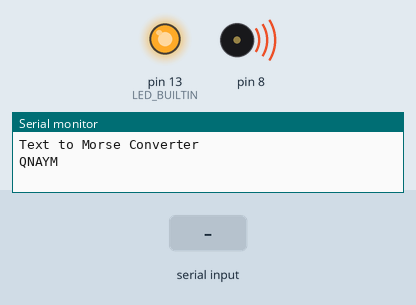
The sketch below on a simulated Arduino Uno, built with avr-gcc and run on an emulated ATmega328P. On the bench: output pins drawn as LEDs (lit = HIGH), buzzer (waves = sounding), the last lines printed to the serial monitor. Inputs (shaded band) come from the test bench. Random numbers use the default seed unless the sketch sets one.

Above: at 1.2 s.
1.3 s: "1\n" received over Serial
At 5.3 s:
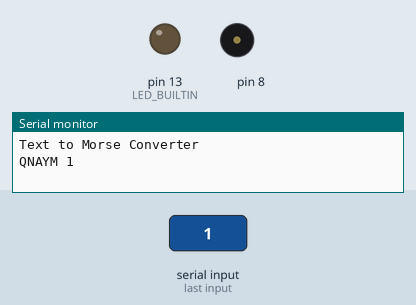
Timing chart, 0 to 10.3 s (numbered marks = the images above; inputs shaded):
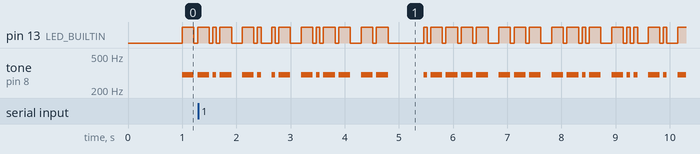

The sketch:

MORSELIZER.ino
```cpp
// (licence header left out)
#include <Arduino.h>
#define NoC 52

/*   Tune the operating mode, audio, speed and melody of the Morselizer through these params:  */

/* When in 'Training Mode', it generates random letters; else it morselizes what it gets from Serial()*/
boolean	trainingMode = true;

/* You can hear it on Port 8. Don't connect the headphone, piezo or speaker directly to Port_8 .
Put an RC series group ( 1Kohm and 470nF) in series with the headphone (in order to limit the
current through that I/O to 5mA); or else you'll burn the IC.
I advise AGAINST using THIS internal TONE generator because it's also based on interrupts which
are consuming processor time for nothing important; You better build/use an external tone generator
with two transistors, commanded by Port 13 (the LED_BUILTIN) and disable this built-in tone. */
boolean toneOn = true;

/* The "width" of the Dot; between 1 and 65535. Transmit speed is INVERSELY proportional with tDot */
unsigned long tDot = 1023;

/* Some HAM opperators prefer the 3.5 ratio to the official 3.0 one; It changes the melody sound */
float dotsPerLine = 3.3;

/* Some HAM opperators even prefer a shorter/longer pause between symbols */
float dotsPerSymbolsSeparator = 1.0;

/*   the End of the params meant for user-tuning   */

unsigned long tLine;
unsigned long tSymbolsSeparator;
unsigned long tCharsSeparator;
unsigned long tWordsSeparator;
volatile boolean isIdling = true;


typedef struct cqs {
	volatile byte         first;
	volatile byte         last;
	volatile unsigned int itemsInside; // max is 0x0100 therefore it needs two bytes
	volatile char         data[256];
} strctq;

strctq   TxQueue; // reserve space for our 256 Bytes Un-locked Circular Buffer

void initRingBuff(strctq *q) { // buffer's initializer
	q->itemsInside =  0;
	q->first       =  0;
	q->last        =  0;
}

void push(strctq *q, char item) { // this will put one char in the buffer
	unsigned char oldSREG;          // even if it's already "full" (un-locked)
	oldSREG = SREG; // prevent pull() to interrupt while in the middle of
	noInterrupts(); // of this push() or else it'll use obsolete indexes.
	if (q->itemsInside == 0x0100) {// there's no way to expand beyond 256
		q->first++;                 // if it's full, sacrifice the oldest item
		q->itemsInside-- ;
	}
	q->data[q->last] = item;    // and push this new one.
	q->itemsInside++ ;
	q->last++; // the tail index is self-closing in a circle (0xff++ leads to 0)
	SREG = oldSREG; // Restore interrupts (the global interrupt flag)
}

boolean pull(strctq *q, char *item) { // this will remove the oldest char/item
	if(q->itemsInside == 0) {           // from the buffer (if any..)
		*item = 0;
		return false; // is empty
	}
	*item = q->data[q->first];
	q->first++; // the head index is also self-closing in a circle
	q->itemsInside-- ;
	return true;
}

// initialize the mMap array of structures with the morse encoding
static const struct {
	const char keyChar;
	const byte mSequence;
} mMap[NoC] = {
	{'E',2},{'T',3},{'I',4},{'A',5},{'N',6},{'M',7},{'S',8},{'U',9},
	{'R',10},{'W',11},{'D',12},{'K',13},{'G',14},{'O',15},{'H',16},
	{'V',17},{'F',18},{'L',20},{'P',22},{'J',23},{'B',24},{'X',25},
	{'C',26},{'Y',27},{'Z',28},{'Q',29},{'5',32},{'4',33},{'3',35},
	{'2',39},{'&',40},{'+',42},{'1',47},{'6',48},{'=',49},{'/',50},
	{'(',54},{'7',56},{'8',60},{'9',62},{'0',63},{'?',76},{'"',82},
	{'.',85},{'@',90},{"'",94},{'-',97},{'!',107},{')',109},{',',115},
	{':',120},{' ',128}
};
/*
the leftmost '1' bit (in the mSequence byte here ^^) marks the start
boundary of the morse sequence, where a 0 means . (dot) and a 1
means - (line) . For example,  ? (..--..) is encoded as 001100 but
after the 'start boundary' it becomes B01001100 , which is 76
Because of this "The Leftmost 1 Marks the Boundary" IDEA of JURS,
the SIZE of this ^^ array is now half of the one in the previous version.
To apply this idea, I had to rewrite the ISR() and fEncodeAndTransmit().
Because now an item/byte from the circular buffer holds the entire morse
sequence of a char, (not just one symbol (dots or line) as it did before)
up to 256 chars can be queued for transmission before it's out of sync.
https://forum.arduino.cc/index.php?topic=371198.0
*/

ISR(TIMER1_CAPT_vect) {
	static unsigned char ival;
	static boolean doInterSymbolsPause = false;
	static boolean doInterCharsPause = false;
	static byte n = 0;
	unsigned int top;
	isIdling = false;

	if (!doInterCharsPause) {
		if (!doInterSymbolsPause) {
			if ( n > 0) {
				digitalWrite(LED_BUILTIN, true); // light it immediately for it's a symbol anyway
				if (toneOn)	{tone(8, 300);}
				n-- ; // advance to this symbol
				if (bitRead(ival, n)) {
					top = tLine;
				}
				else {
					top = tDot;
				}
				if (n == 0) {
					doInterCharsPause = true; // schedule and inter-chars_pase after this last symbol of the char
				}
				else {
					doInterSymbolsPause = true; // this char has at least one more symbol
				}
			}
			else {
				if (pull(&TxQueue, &ival)) {
					if (ival != B10000000) { // is this a space character ?
						digitalWrite(LED_BUILTIN, true); // light it immediately for all** chars begin with a symbol anyway
						if (toneOn)	{tone(8, 300);}
						for (n=7; n>= 0; n--) {
							if (bitRead(ival, n)) {
								break; // exit with the index of the boundary
							}
						}
						n-- ; // first symbol sits AFTER the boundary
						if (bitRead(ival, n)) {
							top = tLine;
						}
						else {
							top = tDot;
						}
						if (n == 0) {
							doInterCharsPause = true; // all 'E' and 'T' end up through here, with this inter-chars_pause
						}
						else {
							doInterSymbolsPause = true; // this char has at least one more symbol
						}
					}
					else {	// indeed, it's a space character (the only special case..)
						digitalWrite(LED_BUILTIN, false);
						if (toneOn) {noTone(8);}
						top = tWordsSeparator;
						doInterCharsPause = false;
						doInterSymbolsPause = false;
						n = 0;
					}
				}
				else {	// start idling
					digitalWrite(LED_BUILTIN, false);
					if (toneOn) {noTone(8);}
					top = 0xfffe; // when the ring buffer is empty, interrupt less often (4.2s)
					doInterCharsPause = false;
					doInterSymbolsPause = false;
					isIdling = true;
				}
			}
		}
		else {	// do an inter-symbols_pause
			digitalWrite(LED_BUILTIN, false);
			if (toneOn) {noTone(8);}
			top = tSymbolsSeparator;
			doInterSymbolsPause = false; // the next one can't be again an inter-symbols_pause
		}
	}
	else {	// do an inter-Characters_pause
		digitalWrite(LED_BUILTIN, false);
		if (toneOn) {noTone(8);}
		top = tCharsSeparator;
		doInterCharsPause = false; // the next one can't be again an inter-Characters_pause
	}
  ICR1 = top; // set the TOP counting value
}

void fEncodeAndTransmit(char *inpBuff) {
	int b;
	byte j, n, k;
	for (b = 0; inpBuff[b]; ++b) {
		for (j = 0; j<NoC; ++j) {
			if (toupper(inpBuff[b]) == mMap[j].keyChar) {
				push(&TxQueue, mMap[j].mSequence);
				if (isIdling) {
					TCNT1 = 0xfffb; // end the idling; fix the counter to have the next interrupt immediately
					isIdling = !isIdling;
				}
				break;
			}
		}
	}
}


void setup(){
	tDot = constrain(tDot, 128, 49152);
	dotsPerLine = constrain(dotsPerLine, 1.5, 4.5); // anti exageration
	dotsPerSymbolsSeparator = constrain(dotsPerSymbolsSeparator, 0.2, 2.2);
	tLine = dotsPerLine * tDot;
	tSymbolsSeparator = dotsPerSymbolsSeparator * tDot; // only the last symbol (dot or line) of a char
														// is NOT followed by this pause (but by a tCharsSeparator)
	tCharsSeparator = 3 * tDot;; // all chars are followed by this (except Space)
	tWordsSeparator = 7 * tDot; // aka Space

	randomSeed(analogRead(0));
	pinMode(LED_BUILTIN, OUTPUT);
	digitalWrite( LED_BUILTIN, false );
	initRingBuff(&TxQueue);

	TCCR1A = 0; // initialize timer1 to interrupt - 'CTC mode 12'
	TCCR1B = 0;
	TCNT1  = 0;
	TCCR1B |= (1 << CS12) | (1 << CS10); // prescaler to 1024
	TCCR1B |= (1 << WGM13) | (1 << WGM12); // CTC 12
	ICR1  = 0x3d08; // and set it to trigger its first interrupt in 1s
	TIMSK1 |= (1 << ICIE1);

	Serial.begin(9600);
	Serial.setTimeout(100); // don't wait for an eventual 'next one' and let it morse what it has
	Serial.print("Text to Morse Converter \n");
}

void loop() {
	String oStr;

	while (Serial.available() > 0) {
		oStr = Serial.readString(); // use Arduino_IDE's Serial Monitor to USB transmit ASCII codes
		fEncodeAndTransmit(oStr.c_str());
		Serial.print(oStr); // echo back to the Serial Monitor what was received/typed
	}

	if (trainingMode) {
		if (isIdling) {
			random5();
		}
	}
}

void random5() {
	static byte c5 = 1;
	char cStr[7] = {'Y','O','4','M','M',' '};
	for(byte i = 0; i < 5; i++) {
		cStr[i] = random(65, 91);
	}
	fEncodeAndTransmit(cStr);
	Serial.print(cStr);
	if (c5 > 4) {
		Serial.print('\n');
		c5 = 0;
	}
	c5++ ;
}
```

Measured:
- by itself, tone on pin 8: plays 300 Hz for 0.07 s, 300 Hz for 0.22 s, 300 Hz for 0.22 s, 300 Hz for 0.07 s, 300 Hz for 0.07 s, 300 Hz for 0.22 s … (30 notes in this stretch)
